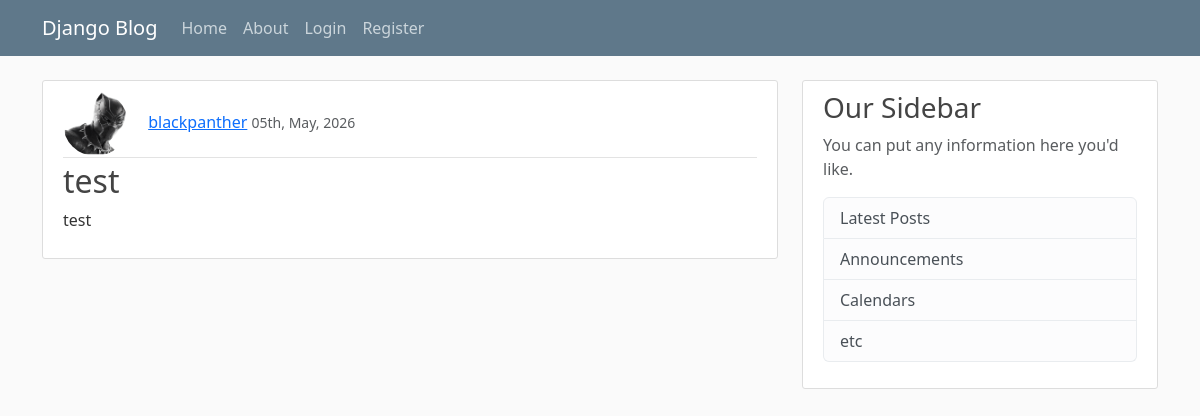
/blog/post/10/, run on the app's committed database.
### blog/models.py (models this page shows, shortened)
class Post(models.Model):
    author = models.ForeignKey(User, on_delete=models.CASCADE)
    title = models.CharField(max_length=100)
    content = models.TextField()
    date_posted = models.DateTimeField(default=timezone.now)

### users/models.py (models this page shows, shortened)
class Profile(models.Model):
    user = models.OneToOneField(User, on_delete=models.CASCADE)
    image = models.ImageField(default='default.jpg', upload_to='profile_pics')

### blog/views.py (the view)
# urls.py: path('post/<int:pk>/', PostDetailView.as_view(), name='post-detail'),
class PostDetailView(DetailView):
    model = Post

### blog/templates/blog/post_detail.html (shortened to what this page needs)
{% extends 'blog/base.html' %}
{% block content %}
        <article class="media content-section">
            <div class="media-body">
              <div class="article-metadata">
                <img class="rounded-circle article-img" src="{{ object.author.profile.image.url }}">
                <a class="mr-2" href="#">{{ object.author }}</a>
                <small class="text-muted">{{ object.date_posted |date:'dS, F, Y' }}</small>
              </div>
              <h2>{{ object.title }}</h2>
              <p class="article-content">{{ object.content }}</p>
            </div>
          </article>
{% endblock %}

### blog/static/blog/main.css (style rules this page uses)
body { background: #fafafa; color: #333333; margin-top: 5rem; }
h1, h2, h3, h4, h5, h6 { color: #444444; }
.content-section { background: #ffffff; padding: 10px 20px; border: 1px solid #dddddd; border-radius: 3px; margin-bottom: 20px; }
.article-content { white-space: pre-line; }
.article-img { height: 65px; width: 65px; margin-right: 16px; }
.article-metadata { padding-bottom: 1px; margin-bottom: 4px; border-bottom: 1px solid #e3e3e3 }

### data on the page
Post: author.profile.image (picture), author "blackpanther", date_posted "05th, May, 2026", title "test", content "test"
